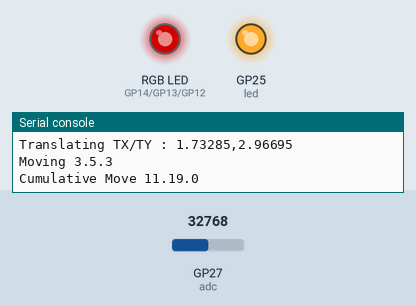
This program was run on a simulated Raspberry Pi Pico running CircuitPython. On the bench: an RGB LED mixed from three pins (HIGH = lit), output pins drawn as LEDs (lit = HIGH), the last lines printed to the serial console. Dashed ring = blinking. Inputs (shaded band) come from the test bench; at power-on: GP27 (adc) = 32768 (analog values on the 0–65535 scale). Dim RGB values are drawn brighter than linear; USB keyboard and mouse output is not drawn; pins used as bus, display or sensor lines are not drawn.

Above: at 1.2 s.
1.3 s: GP27 (adc) set to 544
2.9 s: GP27 (adc) set to 464
At 3.47 s:
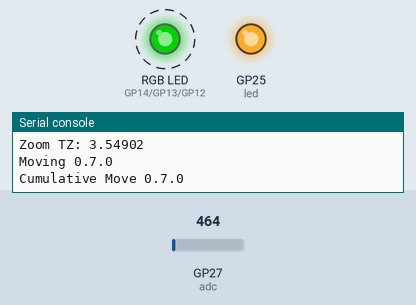
5.9 s: GP27 (adc) set to 7864
At 6.3 s:
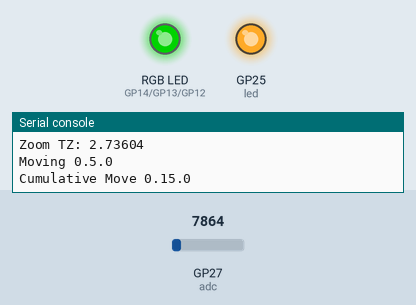
Timing chart, 0 to 8.9 s (numbered marks = the images above; inputs shaded):
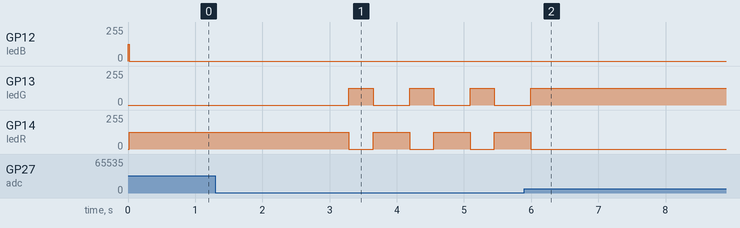

The program:

replayCopy.py
```python
import time
import board
from digitalio import DigitalInOut, Direction, Pull
import analogio
import math
import usb_hid
from adafruit_hid.keyboard import Keyboard
from adafruit_hid.keyboard_layout_us import KeyboardLayoutUS
from adafruit_hid.keycode import Keycode
from adafruit_hid.mouse import Mouse
import pwmio
import sys


mouse = Mouse(usb_hid.devices)
keyboard = Keyboard(usb_hid.devices)
keyboard_layout = KeyboardLayoutUS(keyboard)  # We're in the US :)

adc = analogio.AnalogIn(board.GP27)

s0 = DigitalInOut(board.GP2)
s1 = DigitalInOut(board.GP3)
s2 = DigitalInOut(board.GP4)
s3 = DigitalInOut(board.GP5)
s0.direction = Direction.OUTPUT
s1.direction = Direction.OUTPUT
s2.direction = Direction.OUTPUT
s3.direction = Direction.OUTPUT

led = DigitalInOut(board.LED)
led.direction = Direction.OUTPUT
led.value = True

ledG = pwmio.PWMOut(board.GP13, frequency=1000)
ledR = pwmio.PWMOut(board.GP14, frequency=1000)
ledB = pwmio.PWMOut(board.GP12, frequency=1000)
ledR.duty_cycle = 0
ledG.duty_cycle = 0
ledB.duty_cycle = 32000

DOF = 6
TX = 0 # translation X -> pan X
TY = 1 # translation Y -> pan Y
TZ = 2 # translation Z -> zoom
RX = 3 # rotation X
RY = 4 # rotation Y
RZ = 5 # rotation Z

# [2,3]       [0,1]
#      \     /
#       \   /
#         |
#         |
#       [4,5]
# 2   0
#   *    left/right
#   4
#
# 3   1
#   *   up/down
#   5
# Reading the above number anti-clockwise 2 o'clock, 10 o'clock, 6 o'clock
PORTS = [1,5,3,0,4,2]

coeff = [
    [00.0, 00.0, 00.0, -10.0, -10.0, 20.0], # TX
    [00.0, 00.0, 00.0, -17.0,  17.0, 00.0], # TY
    [-2.0, -2.0, -2.0,  00.0,  00.0, 00.0], # TZ (zoom)
    [-6.0,  6.0, 00.0,  00.0,  00.0, 00.0], # RY
    [ 3.0,  3.0, -6.0,  00.0,  00.0, 00.0], # RX
    [00.0, 00.0, 00.0,  03.0,  03.0, 03.0]  # RZ (not used)
]

origin = []

activeMode = 0

# The analog reading on the pin. Although it is limited to the resolution of the analog to digital converter (0-1023 for 10 bits or 0-4095 for 12 bits). Data type: int.
# 9 channels of 10-bit ADC

def blink(times):
    for _ in range(times):
        led.value = False
        time.sleep(0.1)
        led.value = True
        time.sleep(0.1)

def setColour(r,g,b):
    ledR.duty_cycle = r
    ledG.duty_cycle = g
    ledB.duty_cycle = b


def switchMX(cValue):
    if cValue == 0:
        # 0000
        s3.value = False
        s2.value = False
        s1.value = False
        s0.value = False
    elif cValue == 1:
        # 0001
        s3.value = False
        s2.value = False
        s1.value = False
        s0.value = True
    elif cValue == 2:
        # 0010
        s3.value = False
        s2.value = False
        s1.value = True
        s0.value = False
    elif cValue == 3:
        # 0011
        s3.value = False
        s2.value = False
        s1.value = True
        s0.value = True
    elif cValue == 4:
        # 0100
        s3.value = False
        s2.value = True
        s1.value = False
        s0.value = False
    elif cValue == 5:
        # 0101
        s3.value = False
        s2.value = True
        s1.value = False
        s0.value = True
    elif cValue == 6:
        # 0110
        s3.value = False
        s2.value = True
        s1.value = True
        s0.value = False
    elif cValue == 7:
        # 0111
        s3.value = False
        s2.value = True
        s1.value = True
        s0.value = True
    elif cValue == 8:
        # 1000
        s3.value = True
        s2.value = False
        s1.value = False
        s0.value = False
    #print(adc.value)

def isSwitch0():
    # enable checking of C6
    switchMX(6)
    return adc.value < 500

def isSwitch1():
    # enable checking of C7
    switchMX(7)
    return adc.value < 500

def isSwitch2():
    # enable checking of C8
    switchMX(8)
    return adc.value < 500

def isSwitch():
    return isSwitch0() or isSwitch1() or isSwitch2()

def readMux(cValue):
    switchMX(cValue)
    return adc.value

def mapValue(val,midVal):
    # assuming max of 64000
    # assuming min of 0
    # midVal is given
    # return values are -3, -2, -1, 0, 1, 2 or 3
    lowBox = (midVal / 10.0)
    if val < 3*lowBox:
        return -3
    if val < 6*lowBox:
        return -2
    if val < 9*lowBox:
        return -1
    if val < 10*lowBox:
        return 0
    highBox = (65536-midVal) / 10.0
    if val < midVal + (1 * highBox):
        return 0
    if val < midVal + (4 * highBox):
        return 1
    if val < midVal + (7 * highBox):
        return 2
    return 3

def mapValueScaled(val,midVal):
    # assuming max of 65536
    # assuming min of 0
    # midVal is given
    if val < midVal:
        return -3.0 * (1.0-(val / midVal))
    else:
        return 3.0 * (val - midVal) / (65536-midVal)


def deaden(val):
    if val > DEAD_THRESH:
        val = val - DEAD_THRESH
    elif val < DEAD_THRESH:
        val = val + DEAD_THRESH
    else:
        val = 0
    return val

def clamp(val):
    if val > 127:
        return 127
    elif val < -128:
        return -128
    return val

def setup():
    for p in range(DOF):
        port = PORTS[p]
        vals = []
        nSamples = 10
        for _ in range(nSamples):
            vals.append(readMux(port))
        origin.append(round(sum(vals)/nSamples))
        print("port {}: {} samples as vals {} averaged to {}".format(p,nSamples,vals,origin[p]))

# I though the original values were -128 - 127 (256) and mine were -32000 - +32000
# The original values were -512 - + 512
DEAD_THRESH = 2    # original value was 1
SPEED_PARAM = 5 # original value was 600


def move(x, y, w, sx, sy, sw):
    factor = 2
    int_x = int(math.floor(factor*x))
    int_y = int(math.floor(factor*y))
    int_w = int(math.floor(factor*w))
    print("Moving {}.{}.{}".format(int_x,int_y,int_x))
    sx = sx + int_x
    sy = sy + int_y
    sw = sw + int_w
    mouse.move(int_x, int_y, int_w)
    print("Cumulative Move {}.{}.{}".format(sx,sy,sw))
    return sx, sy, sw

def resetMove(sx,sy,sw):
    print("Reset by moving {}.{}.{}".format(-sx,-sy,0))
    mouse.move(-sx, -sy, 0)
    return 0,0,0

def isRotate(mv):
    return abs(mv[RX]) > DEAD_THRESH or abs(mv[RY]) > DEAD_THRESH


def isTranslate(mv):
    return abs(mv[TX]) > DEAD_THRESH or abs(mv[TY]) > DEAD_THRESH

def isZoom(mv):
    return abs(mv[TZ]) > DEAD_THRESH

def printSV(sv):
    #print("RX/RY : {},{}".format(mv[RX],mv[RY]))
    print("sv: {}".format(sv))

def printMV(mv):
    print("TX/TY : {},{}".format(mv[TX],mv[TY]))
    print("TZ : {}".format(mv[TZ]))
    #print("RX/RY : {},{}".format(mv[RX],mv[RY]))


def mode0Loop():
    global activeMode
    sx = 0
    sy = 0
    sw = 0

    activeMode = 0
    # Have we started a movement?
    isMouseMoving = False
    # This will cause the mouse position to reset
    shouldEndMove = False
    print("Mode: VTK/NX/SE")
    RED = [32000,0,0]

    setColour(RED[0],RED[1],RED[2])

    allMVs = [
    [1.18329, 2.01284, -0.000308048, -0.00147518, 0.00128862, -0.354987],
    [1.72408, 2.98185, -0.00150685, -0.00689852, 0.000450795, -0.517223],
    [1.72408, 2.98185, -0.000295392, 0.000320148, -0.0013664, -0.517223],
    [1.73285, 2.96695, -0.000308048, -0.00147518, 0.00128862, -0.519854],
    [1.73574, 2.97187, 0.000290394, 0.000320148, 0.000390959, -0.520721],
    [1.71814, 2.96203, 0.00030199, -0.001472, -0.00226247, -0.520757],
    [2.43795, 4.31836, 1.19405, 1.68161, -0.918565, -0.0511544],
    [2.6172, 3.65468, 1.61643, 3.32454, -0.831009, 0.161931],
    [1.87662, 2.41545, 1.84586, 3.54316, 0.185204, 0.378875],
    [1.27783, 1.39756, 2.4675, 2.92665, 1.12026, 0.561128],
    [1.35725, 2.97243, 2.64964, 0.257304, 0.913091, 0.989918],
    [2.17407, 7.38314, 1.71247, -3.55309, -0.193189, 2.31202],
    [2.81434, 4.88669, 0.914859, -4.36462, -1.3741, 3.21354],
    [2.84343, 4.80698, 0.888843, -4.43908, -1.33507, 3.20482],
    [5.42151, 3.81203, 0.788195, -3.5513, -2.96332, 1.8218],
    [5.87072, 3.31522, 1.17496, 0.00408936, -7.13611, 1.75768],
    [5.53414, 3.06669, 1.1738, 0.00229645, -7.14227, 1.64673],
    [5.5847, 2.7439, 1.17555, 0.00220947, -7.14227, 1.56354],
    [5.33642, 2.16755, 1.17619, -0.0048706, -7.14585, 1.3764],
    [0.00600672, 0.00147128, 2.52179, 1.34983, -1.07699, -0.00180202],
    [1.03101, -1.77095, 2.18508, 3.55743, 1.22428, -0.31462],
    [5.40143, -1.94571, 2.09526, 3.55571, 0.952221, 0.294686],
    [8.90131, -1.92574, 1.7272, 3.55741, -0.154527, 0.824954],
    [9.18332, -1.93073, 1.35457, 2.76175, -0.0842697, 0.865933],
    [9.54663, -1.9159, 0.960629, 1.82827, 0.139484, 0.919148],
    [9.66002, -1.92082, 0.893876, 1.65964, 0.197351, 0.937458],
    [9.71521, -1.91575, 0.806232, 1.4108, 0.297118, 0.949681],
    [9.72389, -1.91076, 0.79479, 1.38346, 0.298433, 0.952306],
    [9.71514, -1.90576, 0.754144, 1.29334, 0.32242, 0.952315],
    [9.68583, -1.86582, 0.000290394, 0.000320148, 0.000390959, 0.958492],
    [-6.92112, -0.018613, 0.000887775, -0.001472, -0.000505114, -1.03291],
    [-7.39953, -0.0387929, -0.000893833, -0.00147518, -0.000468735, -1.09933],
    [-7.3995, -0.0287029, -0.000308048, -0.00147518, 0.00128862, -1.102],
    [-7.41134, -0.0387929, -0.000295392, 0.000320148, -0.0013664, -1.1011],
    [-7.40838, -0.033694, -0.000295392, 0.000320148, -0.0013664, -1.10465],
    [-7.41722, -0.0287029, -0.000295392, 0.000320148, -0.0013664, -1.10466],
    [-7.42019, -0.0337479, -0.000308048, -0.00147518, 0.00128862, -1.10377],
    [-7.53834, -0.0540047, 0.000289334, -0.00326732, 0.000392549, -1.1135],
    [-10.7368, -7.2885, 0.000289334, -0.00326732, 0.000392549, 0.321742],
    [-4.00294, -13.5143, -0.000295392, 0.000320148, -0.0013664, 1.20088],
    [-3.87664, -13.729, 0.000289334, -0.00326732, 0.000392549, 1.16299],
    [-3.88255, -13.729, -0.000893833, -0.00147518, -0.000468735, 1.16211],
    [-3.87364, -13.7139, -0.000296452, -0.00326732, -0.00136481, 1.16209],
    [-4.5052, -12.6705, 0.000290394, 0.000320148, 0.000390959, 1.3489],
    [-5.61432, 9.75274, -0.000295392, 0.000320148, -0.0013664, 1.6843],
    [-5.77261, 10.1792, 0.00147457, -0.001472, 0.00125527, 1.7344],
    [-5.79891, 10.2239, 0.000290394, 0.000320148, 0.000390959, 1.74229],
    [-5.83392, 10.2638, -0.00206322, 0.000159147, 0.00392139, 1.75541],
    [-5.85429, 10.2689, -0.000315867, -0.00508292, 0.00130035, 1.75629],
    [-5.87763, 10.2987, 0.000290394, 0.000320148, 0.000390959, 1.76329],
    [-5.86594, 10.2788, 0.000876129, -0.00326732, 0.00215294, 1.75978],
    [-5.87471, 10.2937, 0.000289334, -0.00326732, 0.000392549, 1.76241],
    [-4.66915, 9.67045, -0.000893833, -0.00147518, -0.000468735, 1.40336],
    [1.12095, 7.28227, -0.5648, 3.28674, 0.848027, -0.336286],
    [3.67969, 6.25671, -0.0105667, 7.1419, 0.0140403, -1.10391],
    [3.83871, 6.52711, -0.0099741, 7.13847, 0.0157877, -1.15427],
    [3.54373, 6.02559, -0.00998096, 7.1419, 0.0157976, -1.06312],
    [2.51972, 4.28476, -0.011142, 7.14363, 0.0149031, -0.755915],
    [0.0262122, 0.0458027, -0.009417, 7.13845, 0.012316, -0.00786365],
    [0.0291481, 0.0408116, -0.00653095, 7.13155, 0.0106226, -0.00874443],
    [0.00892817, -0.00344596, -0.00998096, 7.1419, 0.0157976, -6.21743e-05],
    [0.00599225, 0.00154511, 0.548907, 5.46524, -0.822534, 0.000818603],
    [0.00599225, 0.00154511, 0.548907, 5.46524, -0.822534, 0.000818603],
    [0.000178298, 0.00154511, 0.547753, 5.46353, -0.823439, -5.34893e-05],
    [0.000178298, 0.00154511, 1.18827, 3.56243, -1.78421, -5.34893e-05]
    ]
    testDataRowCounter = 0
    nTestDataRows = 64

    directionFwd = True

    while True:

        sv = [] # sensor values
        mv = [0,0,0,0,0,0] # motion vector

        if testDataRowCounter < nTestDataRows and testDataRowCounter > -1:
            mv = allMVs[testDataRowCounter]
            if directionFwd:
                testDataRowCounter = testDataRowCounter + 1
            else:
                testDataRowCounter = testDataRowCounter - 1
                mv[0] = -mv[0]
                mv[1] = -mv[1]
                mv[2] = -mv[2]
                mv[3] = -mv[3]
                mv[4] = -mv[4]
                mv[5] = -mv[5]
            print(testDataRowCounter)

        if mv[0] == 0:
            testDataRowCounter = testDataRowCounter - 1
            directionFwd = False
            continue

        movementDetected = isRotate(mv) or isTranslate(mv) or isZoom(mv)

        print(mv)

        if movementDetected:

            if not isMouseMoving: # if we were not moving, we now are
                isMouseMoving = True
                print("Starting movement...")
                # Start move (Init mouse? Press Key?)
                mouse.press(Mouse.MIDDLE_BUTTON)
        else:
            if isMouseMoving: # if we were moving, now we are not, and we should end
                isMouseMoving = False
                shouldEndMove = True

        if isMouseMoving:
            if False and isRotate(mv):
                print("Rotate RX/RY : {},{}".format(mv[RX],mv[RY]))
                # No keys pressed
                sx,sy,sw = move(mv[RX],mv[RY],0,sx,sy,sw)
                time.sleep(0.1)

            if isTranslate(mv):
                print("Translating TX/TY : {},{}".format(mv[TX],mv[TY]))
                #keyboard.press(Keycode.LEFT_SHIFT)
                sx,sy,sw = move(mv[TX],mv[TY],0,sx,sy,sw)
                time.sleep(0.3)
                #keyboard.release(Keycode.LEFT_SHIFT)

            if False and isZoom(mv):
                print("Zoom TZ: {}".format(mv[TZ]))
                keyboard.press(Keycode.LEFT_CONTROL)
                time.sleep(0.05)
                sx,sy,sw = move(0,mv[TZ],0,sx,sy,sw)
                time.sleep(0.05)
                keyboard.release(Keycode.LEFT_CONTROL)

        if shouldEndMove:
            print("Ending movement...")
            mouse.release(Mouse.MIDDLE_BUTTON)
            time.sleep(0.1)
            keyboard.release_all()
            time.sleep(0.1)
            sx,sy,sw = resetMove(sx,sy,sw)
            sx = 0
            sy = 0
            sw = 0
            shouldEndMove = False

        if isSwitch():
            activeMode = activeMode + 1
            time.sleep(0.24)
            return


def mode1Loop():
    global activeMode
    sx = 0
    sy = 0
    sw = 0

    activeMode = 1
    # Have we started a movement?
    isMouseMoving = False
    # This will cause the mouse position to reset
    shouldEndMove = False

    print("Mode: Visio")
    GREEN = [0,32000,0]

    setColour(GREEN[0],GREEN[1],GREEN[2])

    while True:

        sv = [] # sensor values
        mv = [] # motion vector

        # Values are read and simply mapped -3 to +3
        for p in range(DOF):
            sv.append(mapValueScaled(readMux(PORTS[p]),origin[p]))

        for i in range(DOF):
            mv.append(0.0)
            for j in range(DOF):
                mv[i] = mv[i] + (coeff[i][j] * sv[j])
            mv[i] = mv[i] / SPEED_PARAM
            # I doubt this is having any effect

        movementDetected = isRotate(mv) or isTranslate(mv) or isZoom(mv)

        if movementDetected:
            if not isMouseMoving: # if we were not moving, we now are
                isMouseMoving = True
                print("Starting movement...")
                # Start move (Init mouse? Press Key?)
                mouse.press(Mouse.MIDDLE_BUTTON)
        else:
            if isMouseMoving: # if we were moving, now we are not, and we should end
                isMouseMoving = False
                shouldEndMove = True

        if isMouseMoving:
            if isRotate(mv):
                print("Rotate RX/RY : {},{}".format(mv[RX],mv[RY]))
                # No keys pressed
                sx,sy,sw = move(mv[RX],mv[RY],0,sx,sy,sw)
                time.sleep(0.1)

            if isTranslate(mv):
                print("Translating TX/TY : {},{}".format(mv[TX],mv[TY]))
                keyboard.press(Keycode.LEFT_SHIFT)
                sx,sy,sw = move(mv[TX],mv[TY],0,sx,sy,sw)
                time.sleep(0.1)
                keyboard.release(Keycode.LEFT_SHIFT)

            if isZoom(mv):
                print("Zoom TZ: {}".format(mv[TZ]))
                keyboard.press(Keycode.LEFT_CONTROL)
                time.sleep(0.05)
                sx,sy,sw = move(0,mv[TZ],0,sx,sy,sw)
                time.sleep(0.05)
                keyboard.release(Keycode.LEFT_CONTROL)

        if shouldEndMove:
            print("Ending movement...")
            mouse.release(Mouse.MIDDLE_BUTTON)
            time.sleep(0.1)
            keyboard.release_all()
            time.sleep(0.1)
            #sx,sy,sw = resetMove(sx,sy,sw)
            sx = 0
            sy = 0
            sw = 0
            shouldEndMove = False

        if isSwitch():
            activeMode = activeMode + 1
            time.sleep(0.24)
            return

setup()

activeMode = 0

try:

    while True:

        if activeMode == 0:
            mode0Loop()
        if activeMode == 1:
            mode1Loop()

        if activeMode > 1:
            activeMode = 0

except:
    keyboard.release_all()
    mouse.release_all()
    print(sys.exc_info()[0])
```

Measured:
- the behaviour switches between 512 and 496 on GP27 (adc) (found by bisection; images 0 and 1)
- after the input at 2.9 s, GP13 (ledG): alternates 125/255 for 0.36 s and 0/255 for 0.54 s, starting after 0.39 s; GP14 (ledR): alternates 125/255 for 0.54 s and 0/255 for 0.36 s, starting after 0.39 s
- after the input at 5.9 s, GP13 (ledG): goes on until 6.0 s, then stays 125/255; GP14 (ledR): goes on until 6.0 s, then stays 0/255
